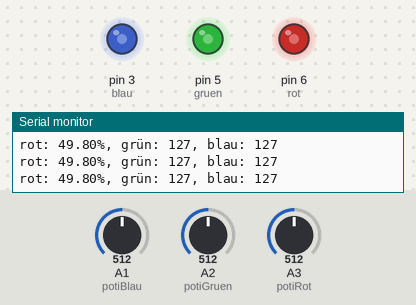
The sketch below on a simulated Arduino Uno, built with avr-gcc and run on an emulated ATmega328P. Shown: output pins drawn as LEDs (lit = HIGH), the last lines printed to the serial monitor. The inputs (shaded band) are chosen by the test bench; at power-on: A1 (potiBlau) = 512, A2 (potiGruen) = 512, A3 (potiRot) = 512.

Above: at 1.2 s.
1.3 s: A1 (potiBlau) set to 609
At 2.5 s:
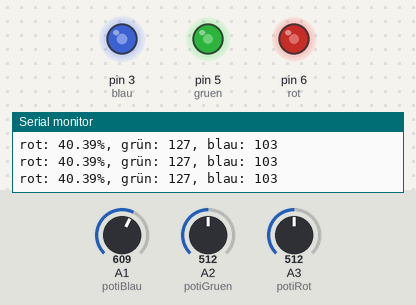
2.8 s: A1 (potiBlau) set to 633
At 3.5 s:
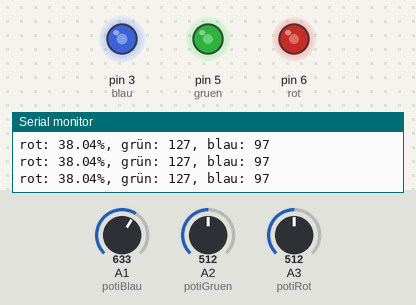
5.8 s: A2 (potiGruen) set to 607
At 6.4 s:
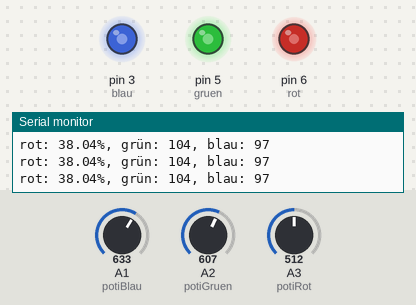
7.3 s: A2 (potiGruen) set to 641
At 8.6 s:
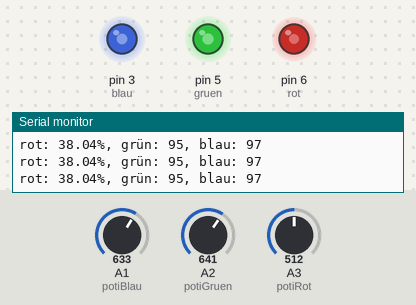
10.3 s: A3 (potiRot) set to 716
At 10.9 s:
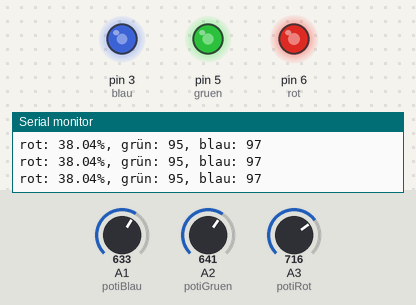
11.8 s: A2 (potiGruen) set to 975
At 12.9 s:
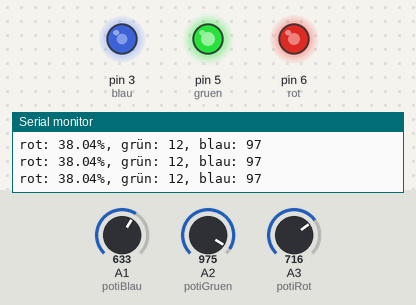
13.3 s: A2 (potiGruen) set to 990
Timing chart, 0 to 16.3 s (numbered marks = the images above; inputs shaded):
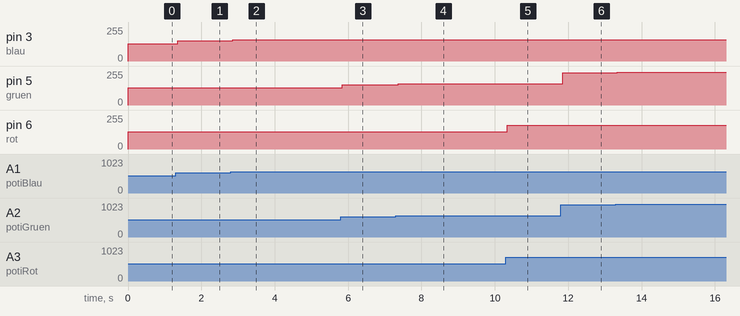

The sketch:

06_RGB.ino
```cpp
#define blau 3
#define gruen 5
#define rot 6

#define potiBlau A1
#define potiGruen A2
#define potiRot A3


void setup() {
  pinMode(blau, INPUT);
  pinMode(gruen, INPUT);
  pinMode(rot, INPUT);

  pinMode(potiBlau, INPUT);
  pinMode(potiGruen, INPUT);
  pinMode(potiRot, INPUT);


  Serial.begin(9600);

}

void loop() {
  int potiBlauIn = analogRead(potiBlau);
  int potiGruenIn = analogRead(potiGruen);
  int potiRotIn = analogRead(potiRot);

  float potiBlauPwm = potiBlauIn/4;
  float prozentBlau = potiBlauPwm/255;


  Serial.println("rot: " + String(100 - prozentBlau*100) + "%, " + "grün: " + String(255 - potiGruenIn/4) + ", " + "blau: " + String(255 - potiBlauIn/4));

  analogWrite(blau, potiBlauIn/4);
  analogWrite(gruen, potiGruenIn/4);
  analogWrite(rot, potiRotIn/4);
}


//map(analogRead(potiBlau), 0, 1024, 0, 255) -> Input wird von Input 0-1024 auf 0-255 gesetzt
```

Measured:
- after the input at 1.3 s, pin 3 (blau): 128/255 → 152/255 after 0.06 s
- after the input at 2.8 s, pin 3 (blau): 152/255 → 158/255 after 0.05 s
- after the input at 5.8 s, pin 5 (gruen): 128/255 → 151/255 at once
- after the input at 7.3 s, pin 5 (gruen): 151/255 → 160/255 after 0.07 s
- after the input at 10.3 s, pin 6 (rot): 128/255 → 179/255 at once
- after the input at 11.8 s, pin 5 (gruen): 160/255 → 243/255 after 0.06 s
- after the input at 13.3 s, pin 5 (gruen): 243/255 → 247/255 at once
